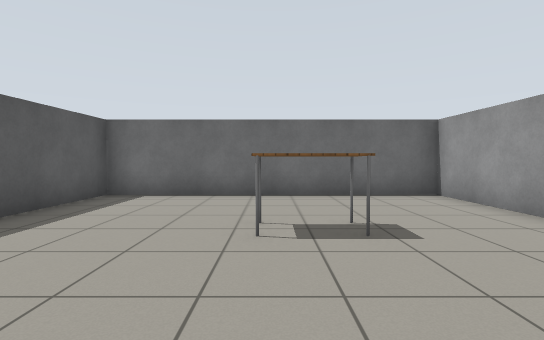
View 1 (above)

12 first-person views from a walk through a robot-simulator world made for Gazebo. The camera is 0.94 m above the floor, tilts 2° down and sees 85° across. The floor is counted in squares, 1 m on a side. Each view is taken from the middle of a square. On the plan, view 1 faces up. The plan holds only what a view shows up to about 11 squares ahead; the rest is blank. Gazebo's built-in surfaces are drawn with simple patterns.

View 2
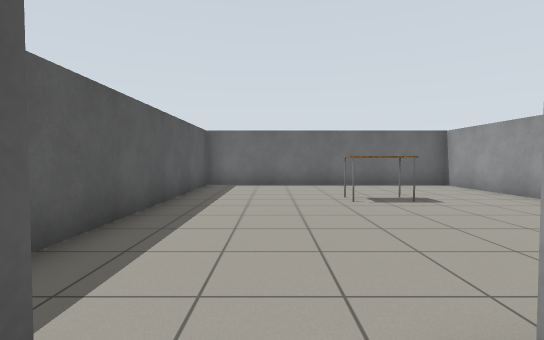

View 3
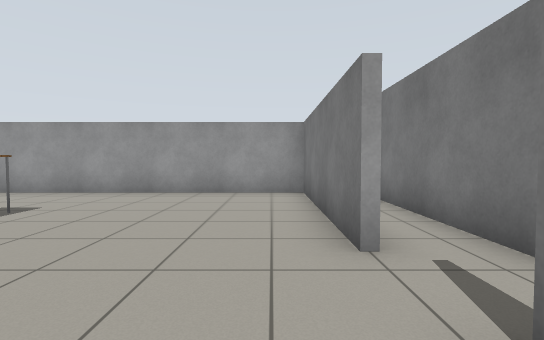

View 4
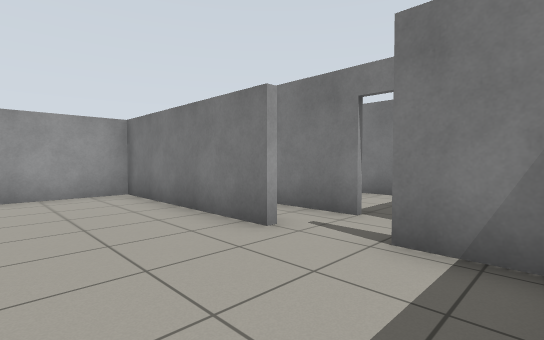

View 5
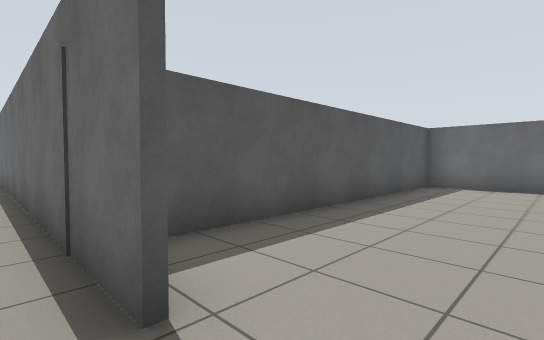

View 6
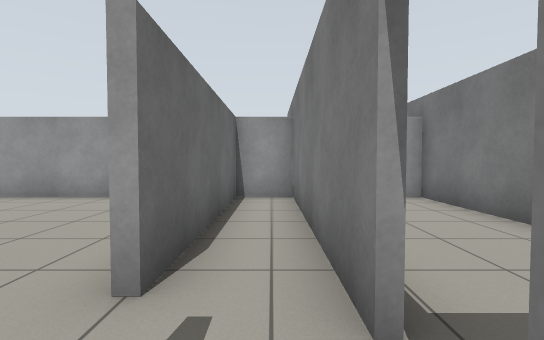

View 7
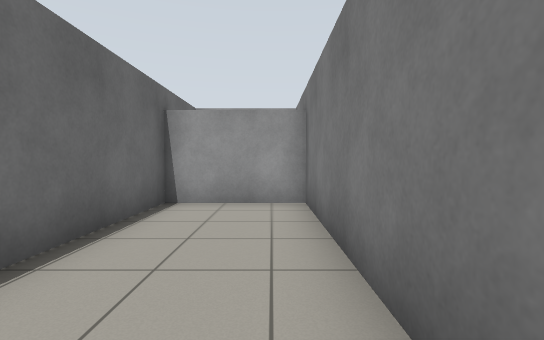

View 8
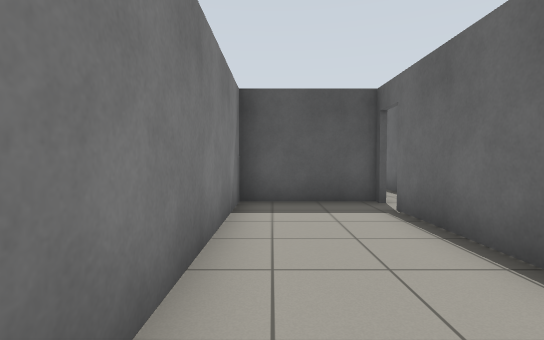

View 9
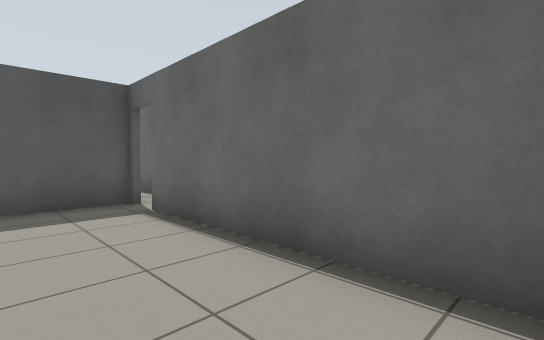

View 10
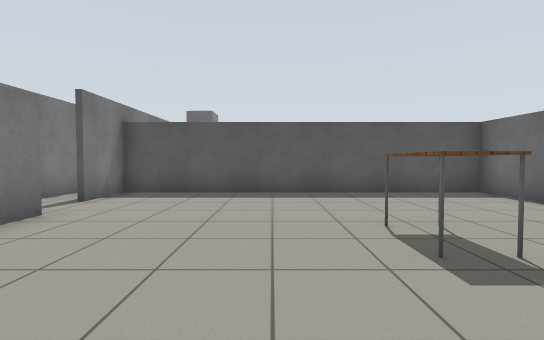

View 11
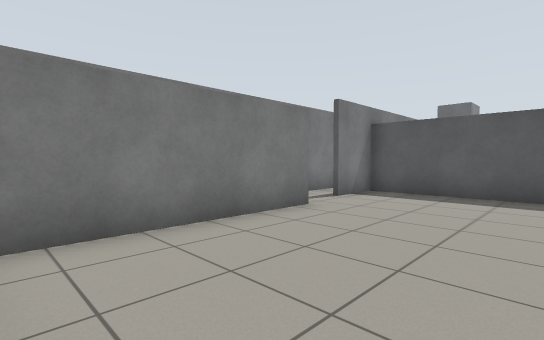

View 12
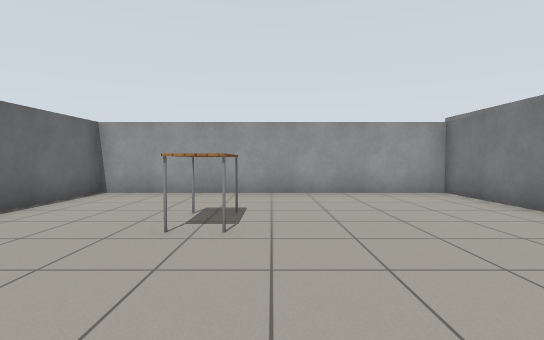

### Floor plan
Points are (right, up) in squares from view 1. A wall is a line through its corners. A room is listed if a view was taken in it or the views show most of it. See-through windows are left out.
Room 1 (views 1, 3, 4, 10, 11, 12)
walls: (-1, -1.9) (4.5, -1.9); (4.4, -2) (4.4, 7.9) (-4.4, 7.9) (-4.4, -2.5); (-4.5, -2.2) (-2.6, -2.2)
ways out: opening at (-1.5, -2) to room 2
objects: table (0, 4) to (1, 4)
Room 2 (views 2, 5, 6)
walls: (-4.5, -3.5) (-2.6, -3.5); (-2.6, -2.4) (-15.8, -2.4); (-1.6, -3.5) (4.5, -3.5); (4.4, -2.1) (-1, -2.1); (4.4, -4) (4.4, -2)
ways out: opening at (-1.5, -2) to room 1; open door at (-2, -4) to room 3
Room 3 (views 7, 8, 9)
walls: (4.5, -3.7) (-1.5, -3.7); (-2.6, -3.5) (-2.6, -6.7) (4.4, -6.7) (4.4, -4)
ways out: open door at (-2, -4) to room 2

Positions as (right, up) in squares from view 1, and headings:
1: (0, 0), facing up
2: (-2, -3), facing up
3: (-4, -1), facing right
4: (-4, 1), facing down-right
5: (-1, -3), facing up-left
6: (-3, -3), facing right
7: (-2, -6), facing right
8: (4, -6), facing left
9: (4, -6), facing up-left
10: (4, 2), facing left
11: (4, 2), facing down-left
12: (-4, 3), facing right
